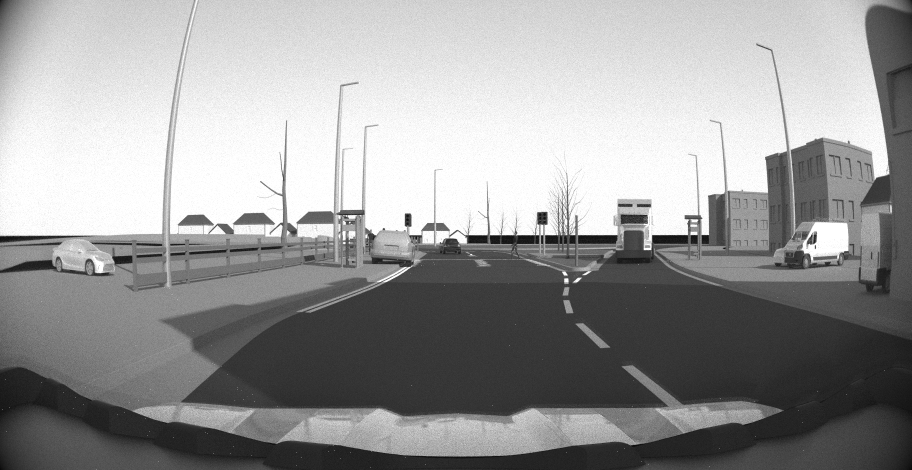
#> input picture Images/City_sunny/SD/Frame_540.png, 1824 x 940 px (shown at 1/2 size)
$ python lane_try.py
#> lines starting #> are read from the running program, lines starting #| are printed output that depends on the picture; after the words box and inside, x2 and y2 are one past the last pixel; in counts of white or black regions, pixels touching at a corner belong together
import cv2
import numpy as np
import matplotlib.pyplot as plt

# Load the image
image_path = "Images/City_sunny/SD/Frame_540.png"
image = cv2.imread(image_path)
#> image is the input picture: shape (940, 1824, 3); min 0, max 255, mean 152.6
gray = cv2.cvtColor(image, cv2.COLOR_BGR2GRAY)

# Apply Gaussian Blur to reduce noise
blur = cv2.GaussianBlur(gray, (5, 5), 0)

# Use Canny edge detection
edges = cv2.Canny(blur, 100, 200)
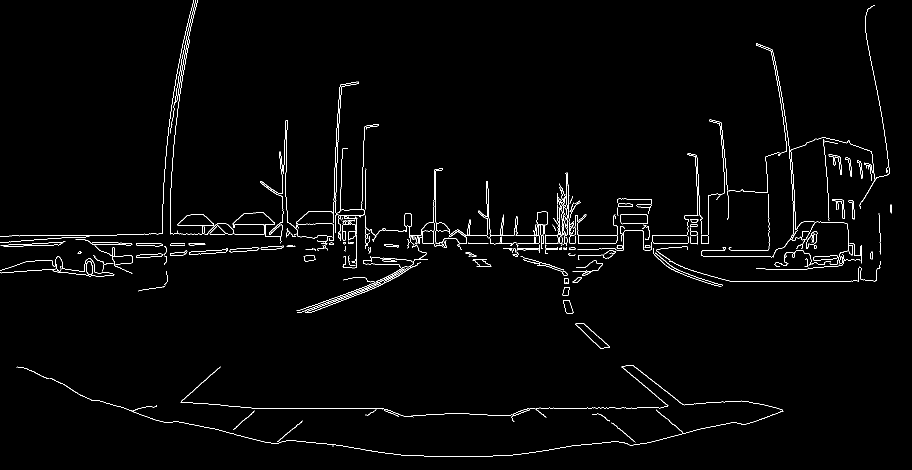
#> edges: shape (940, 1824) (shown at 1/2 size); 1.6% white in thin lines or dots

# Define a region of interest (ROI)
def region_of_interest(img):
    height, width = img.shape[:2]
#> height = 940; width = 1824
    mask = np.zeros_like(img)

    # Define the ROI as a polygon
    polygon = np.array([[
        (0, height),  # Bottom-left
        (width // 2 - 100, height // 2),  # Top-middle-left
        (width // 2 + 100, height // 2),  # Top-middle-right
        (width, height)  # Bottom-right
    ]], np.int32)

    cv2.fillPoly(mask, polygon, 255)
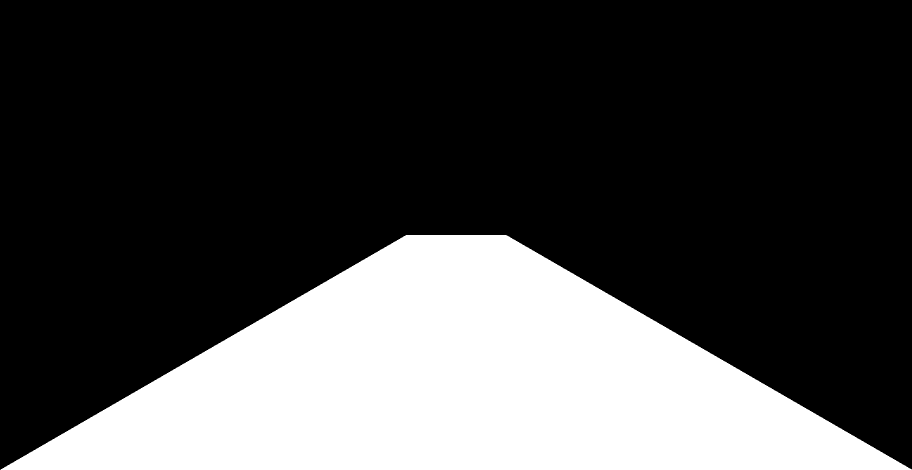
#> mask: shape (940, 1824) (shown at 1/2 size); 27.8% white; 1 white region, box (x1, y1, x2, y2) and area: (1, 470, 1824, 940) 475982
    masked_img = cv2.bitwise_and(img, mask)
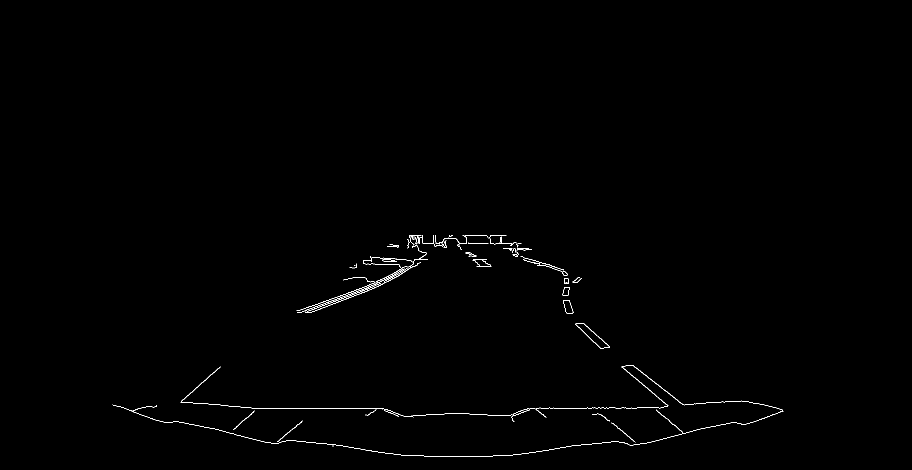
#> masked_img: shape (940, 1824) (shown at 1/2 size); 0.4% white in thin lines or dots, all inside (x1, y1, x2, y2) = (225, 470, 1567, 914)
    return masked_img

roi_edges = region_of_interest(edges)

# Perform Hough Line Transformation to detect lines
lines = cv2.HoughLinesP(roi_edges, rho=1, theta=np.pi / 180, threshold=100, minLineLength=200, maxLineGap=150)
#> lines = [[503, 816, 756, 816], [600, 620, 807, 545], [602, 624, 1003, 478], [526, 817, 767, 817], [1131, 620, 1420, 854], [1180, 677, 1390, 860], [749, 821, 1495, 847], [311, 840, 818, 911], [1079, 815, 1323, 815], [807, 832, 1123, 816], [1008, 911, 1520, 839]]

# Function to calculate line length and confidence score
def calculate_line_confidence(line):
    x1, y1, x2, y2 = line
    length = np.sqrt((x2 - x1) ** 2 + (y2 - y1) ** 2)  # Length of the line
    confidence = min(length / 400, 1.0)  # Normalize confidence, length over arbitrary threshold (e.g., 400 pixels)
    return length, confidence

# Draw the detected lines and show confidence
output = np.copy(image)
if lines is not None:
    for line in lines:
        x1, y1, x2, y2 = line[0]

        # Calculate the line's length and confidence score
        length, confidence = calculate_line_confidence((x1, y1, x2, y2))

        # Draw the line
        cv2.line(output, (x1, y1), (x2, y2), (0, 255, 0), 2)

        # Display the confidence score near the line
        font = cv2.FONT_HERSHEY_SIMPLEX
        cv2.putText(output, f'{confidence*100:.1f}%', (x1, y1 - 10), font, 0.6, (0, 255, 0), 2, cv2.LINE_AA)
#> this loop made 11 passes
#> (length, confidence) on passes 1 to 11: (253, 0.632), (220.2, 0.55), (426.8, 1), (241, 0.603), (371.9, 0.93), (278.5, 0.696), (746.5, 1), (511.9, 1), (244, 0.61), (316.4, 0.791), (517, 1)
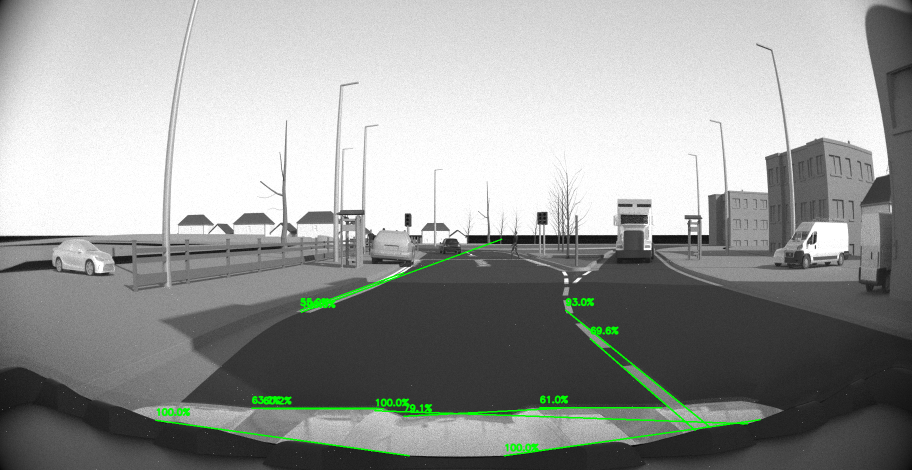
#> output: shape (940, 1824, 3) (shown at 1/2 size); 1.14% of pixels changed, all inside (x1, y1, x2, y2) = (310, 477, 1522, 913)

# Save the output image with lane detection and confidence scores
output_image_path = "city_sunny_frame540_sd.jpg"
cv2.imwrite(output_image_path, output)

# Display the results
plt.figure(figsize=(10, 10))
plt.subplot(1, 3, 1)
plt.title("Original Image")
plt.imshow(cv2.cvtColor(image, cv2.COLOR_BGR2RGB))

plt.subplot(1, 3, 2)
plt.title("Edges")
plt.imshow(edges, cmap="gray")

plt.subplot(1, 3, 3)
plt.title("Lane Detection with Confidence")
plt.imshow(cv2.cvtColor(output, cv2.COLOR_BGR2RGB))

plt.show()

$ run again, with Images/City_sunny/SD/Frame_1440.png copied over Images/City_sunny/SD/Frame_540.png
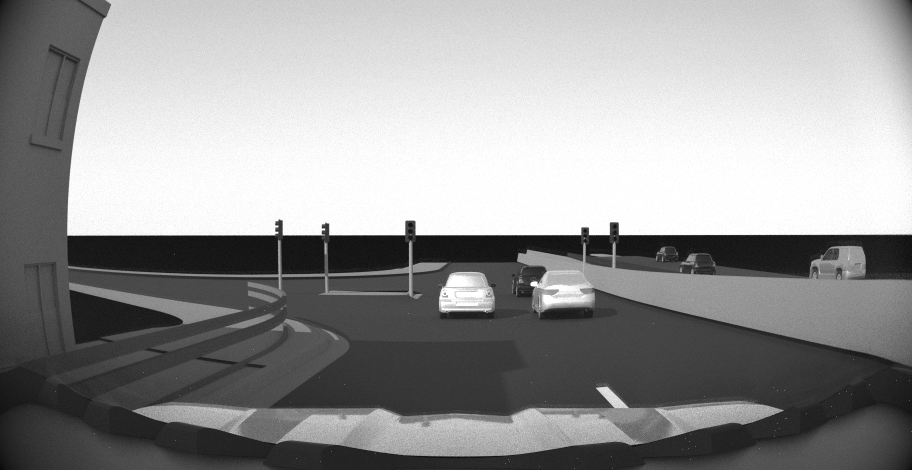
#> input picture Images/City_sunny/SD/Frame_1440.png, 1824 x 940 px (shown at 1/2 size)
#> image is the input picture: shape (940, 1824, 3); min 0, max 255, mean 149.6
#> `edges = cv2.Canny(blur, 100, 200)`:
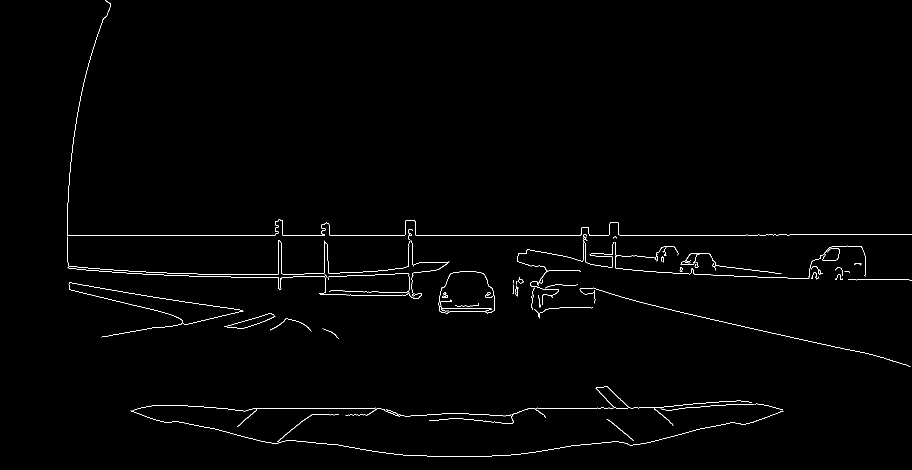
#> edges: shape (940, 1824) (shown at 1/2 size); 0.84% white in thin lines or dots
#> mask: shape (940, 1824); 27.8% white; 1 white region, box (x1, y1, x2, y2) and area: (1, 470, 1824, 940) 475982
#> masked_img: shape (940, 1824); 0.4% white in thin lines or dots, all inside (x1, y1, x2, y2) = (261, 470, 1567, 914)
#> lines = 14 rows, first 6: [1059, 816, 1370, 816], [567, 816, 774, 819], [693, 590, 1189, 590], [650, 582, 1189, 591], [501, 829, 1087, 829], [670, 552, 937, 543]
#> the loop `for line in lines:` made 14 passes
#> (length, confidence) on passes 1 to 8: (311, 0.777), (207, 0.518), (496, 1), (539.1, 1), (586, 1), (267.2, 0.668), (496.8, 1), (519, 1)
#> after the loop `for line in lines:`:
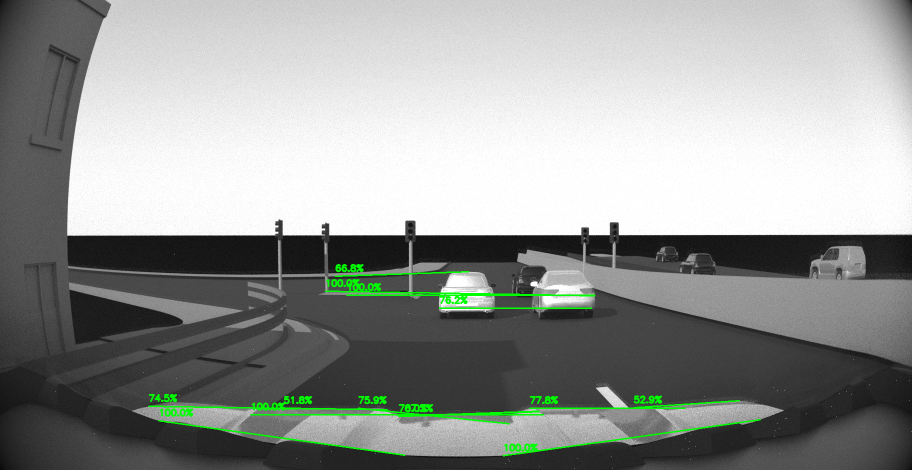
#> output: shape (940, 1824, 3) (shown at 1/2 size); 1.4% of pixels changed, all inside (x1, y1, x2, y2) = (296, 527, 1522, 913)

$ run again, with Images/City_sunny/SD/Frame_500.png copied over Images/City_sunny/SD/Frame_540.png
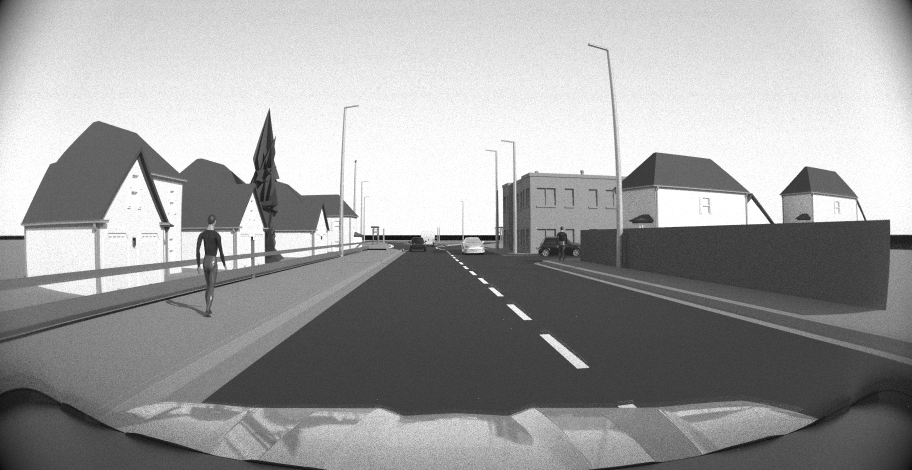
#> input picture Images/City_sunny/SD/Frame_500.png, 1824 x 940 px (shown at 1/2 size)
#> image is the input picture: shape (940, 1824, 3); min 0, max 255, mean 158.2
#> `edges = cv2.Canny(blur, 100, 200)`:
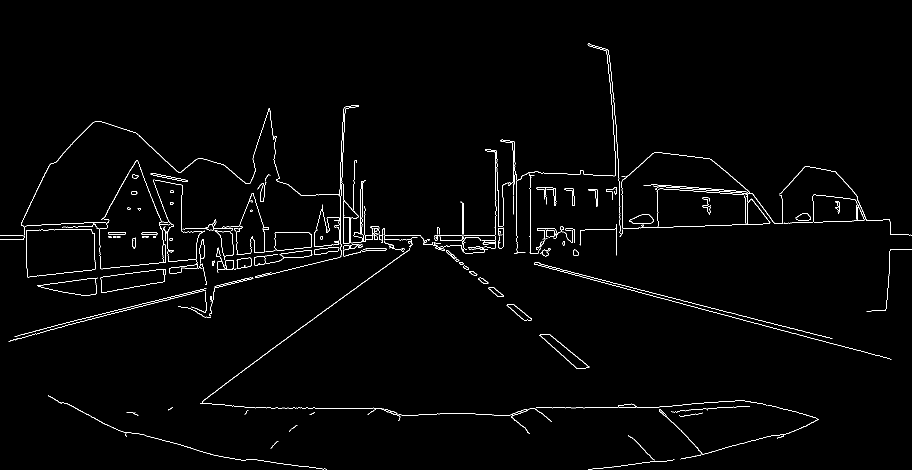
#> edges: shape (940, 1824) (shown at 1/2 size); 1.4% white in thin lines or dots
#> mask: shape (940, 1824); 27.8% white; 1 white region, box (x1, y1, x2, y2) and area: (1, 470, 1824, 940) 475982
#> masked_img: shape (940, 1824); 0.35% white in thin lines or dots, all inside (x1, y1, x2, y2) = (183, 470, 1638, 940)
#> lines = [[478, 746, 846, 478], [1072, 815, 1558, 815], [511, 816, 765, 816], [869, 476, 1389, 912], [870, 480, 1237, 811], [454, 764, 846, 479], [875, 486, 1236, 811], [872, 477, 1391, 912], [450, 810, 1092, 833], [212, 849, 466, 917]]
#> the loop `for line in lines:` made 10 passes
#> (length, confidence) on passes 1 to 8: (455.2, 1), (486, 1), (254, 0.635), (678.6, 1), (494.2, 1), (484.7, 1), (485.7, 1), (677.2, 1)
#> after the loop `for line in lines:`:
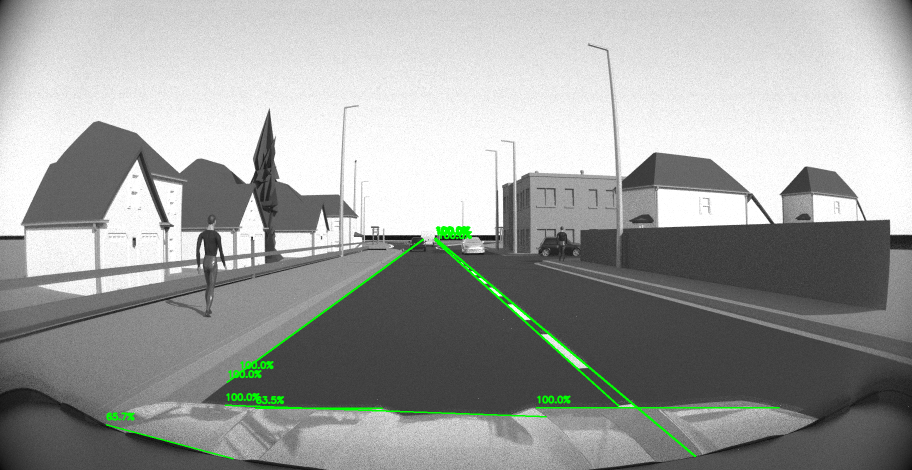
#> output: shape (940, 1824, 3) (shown at 1/2 size); 1.06% of pixels changed, all inside (x1, y1, x2, y2) = (211, 451, 1560, 919)

$ run again, with Images/City_sunny/SD/Frame_864.png copied over Images/City_sunny/SD/Frame_540.png
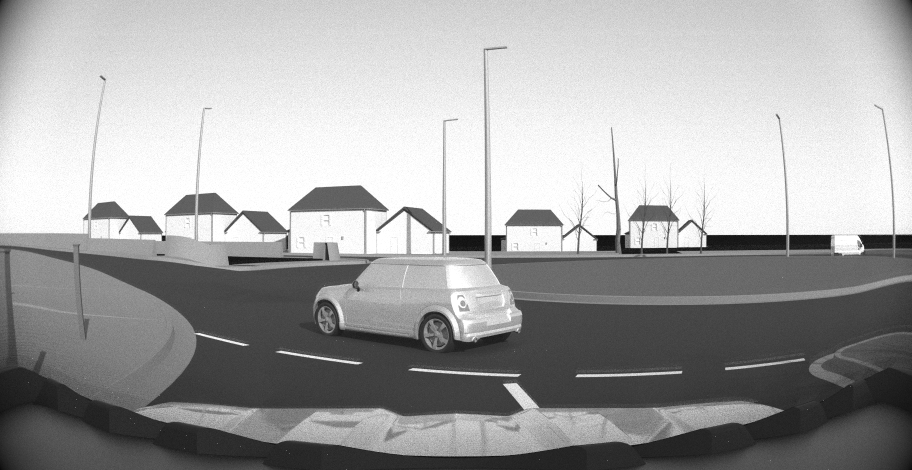
#> input picture Images/City_sunny/SD/Frame_864.png, 1824 x 940 px (shown at 1/2 size)
#> image is the input picture: shape (940, 1824, 3); min 0, max 255, mean 163
#> `edges = cv2.Canny(blur, 100, 200)`:
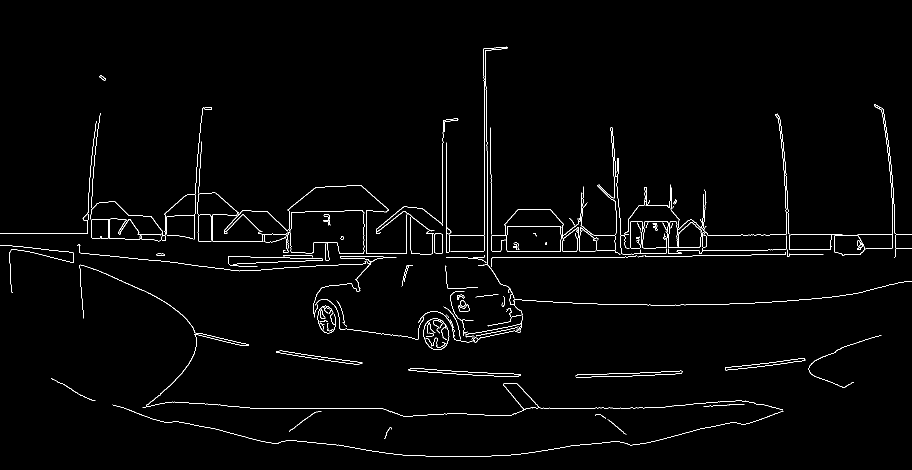
#> edges: shape (940, 1824) (shown at 1/2 size); 1.5% white in thin lines or dots, all inside (x1, y1, x2, y2) = (0, 93, 1824, 914)
#> mask: shape (940, 1824); 27.8% white; 1 white region, box (x1, y1, x2, y2) and area: (1, 470, 1824, 940) 475982
#> masked_img: shape (940, 1824); 0.55% white in thin lines or dots, all inside (x1, y1, x2, y2) = (225, 470, 1567, 914)
#> lines = [[1045, 816, 1288, 816], [766, 515, 1090, 515], [813, 502, 1068, 502], [593, 881, 805, 910], [479, 690, 1035, 768], [1034, 753, 1475, 738], [1278, 815, 1511, 807], [298, 806, 615, 817], [901, 597, 1253, 609], [820, 737, 1158, 754], [600, 816, 1022, 830], [305, 800, 640, 823]]
#> the loop `for line in lines:` made 12 passes
#> (length, confidence) on passes 1 to 8: (243, 0.608), (324, 0.81), (255, 0.637), (214, 0.535), (561.4, 1), (441.3, 1), (233.1, 0.583), (317.2, 0.793)
#> after the loop `for line in lines:`:
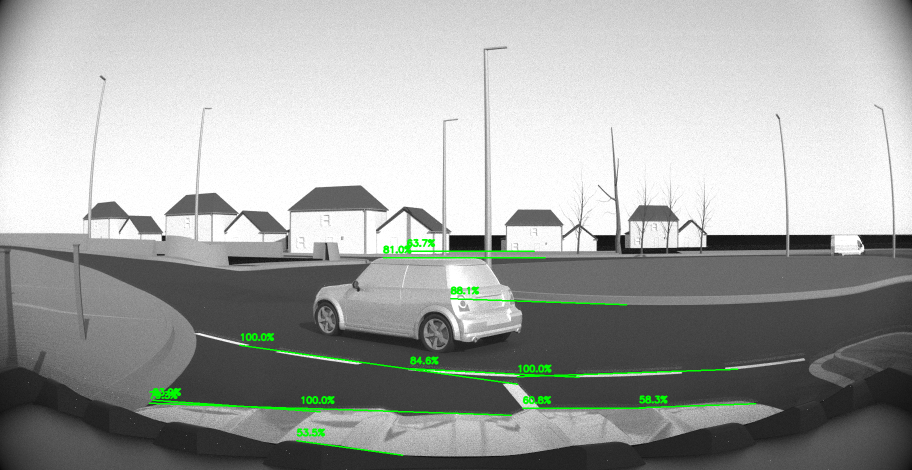
#> output: shape (940, 1824, 3) (shown at 1/2 size); 1.22% of pixels changed, all inside (x1, y1, x2, y2) = (297, 477, 1513, 912)
